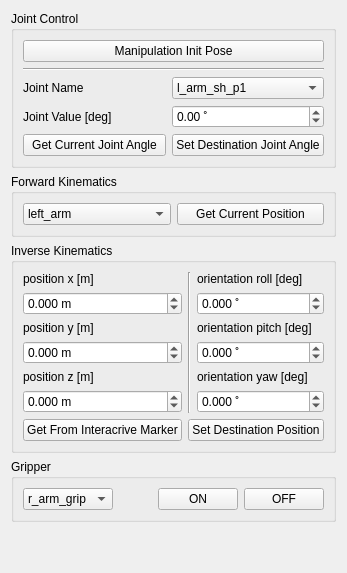
         <widget class="QWidget" name="tab_manipulation_module">
          <property name="enabled">
           <bool>true</bool>
          </property>
          <attribute name="title">
           <string>Manipulation</string>
          </attribute>
          <layout class="QVBoxLayout" name="verticalLayout_4">
           <item>
            <widget class="QGroupBox" name="A_JointControl">
             <property name="enabled">
              <bool>true</bool>
             </property>
             <property name="title">
              <string>Joint Control</string>
             </property>
             <layout class="QGridLayout" name="gridLayout_2">
              <item row="2" column="0">
               <widget class="QLabel" name="label_2">
                <property name="text">
                 <string>Joint Name</string>
                </property>
               </widget>
              </item>
              <item row="2" column="1">
               <widget class="QComboBox" name="joint_combobox">
                <item>
                 <property name="text">
                  <string>l_arm_sh_p1</string>
                 </property>
                </item>
                <item>
                 <property name="text">
                  <string>l_arm_sh_r</string>
                 </property>
                </item>
                <item>
                 <property name="text">
                  <string>l_arm_sh_p2</string>
                 </property>
                </item>
                <item>
                 <property name="text">
                  <string>l_arm_el_y</string>
                 </property>
                </item>
                <item>
                 <property name="text">
                  <string>l_arm_wr_r</string>
                 </property>
                </item>
                <item>
                 <property name="text">
                  <string>l_arm_wr_y</string>
                 </property>
                </item>
                <item>
                 <property name="text">
                  <string>l_arm_wr_p</string>
                 </property>
                </item>
                <item>
                 <property name="text">
                  <string>l_arm_grip</string>
                 </property>
                </item>
                <item>
                 <property name="text">
                  <string>r_arm_sh_p1</string>
                 </property>
                </item>
                <item>
                 <property name="text">
                  <string>r_arm_sh_r</string>
                 </property>
                </item>
                <item>
                 <property name="text">
                  <string>r_arm_sh_p2</string>
                 </property>
                </item>
                <item>
                 <property name="text">
                  <string>r_arm_el_y</string>
                 </property>
                </item>
                <item>
                 <property name="text">
                  <string>r_arm_wr_r</string>
                 </property>
                </item>
                <item>
                 <property name="text">
                  <string>r_arm_wr_y</string>
                 </property>
                </item>
                <item>
                 <property name="text">
                  <string>r_arm_wr_p</string>
                 </property>
                </item>
                <item>
                 <property name="text">
                  <string>r_arm_grip</string>
                 </property>
                </item>
               </widget>
              </item>
              <item row="3" column="0">
               <widget class="QLabel" name="label">
                <property name="text">
                 <string>Joint Value [deg]</string>
                </property>
               </widget>
              </item>
              <item row="4" column="1">
               <widget class="QPushButton" name="desjoint_button">
                <property name="text">
                 <string>Set Destination Joint Angle</string>
                </property>
               </widget>
              </item>
              <item row="3" column="1">
               <widget class="QDoubleSpinBox" name="joint_spinbox">
                <property name="suffix">
                 <string> ˚</string>
                </property>
                <property name="minimum">
                 <double>-180.000000000000000</double>
                </property>
                <property name="maximum">
                 <double>180.000000000000000</double>
                </property>
               </widget>
              </item>
              <item row="0" column="0" colspan="2">
               <widget class="QPushButton" name="inipose_button">
                <property name="text">
                 <string>Manipulation Init Pose</string>
                </property>
               </widget>
              </item>
              <item row="4" column="0">
               <widget class="QPushButton" name="currjoint_button">
                <property name="text">
                 <string>Get Current Joint Angle</string>
                </property>
               </widget>
              </item>
              <item row="1" column="0" colspan="2">
               <widget class="Line" name="line_3">
                <property name="orientation">
                 <enum>Qt::Horizontal</enum>
                </property>
               </widget>
              </item>
             </layout>
            </widget>
           </item>
           <item>
            <widget class="QGroupBox" name="B_ForwardKinematics">
             <property name="enabled">
              <bool>true</bool>
             </property>
             <property name="title">
              <string>Forward Kinematics</string>
             </property>
             <layout class="QHBoxLayout" name="horizontalLayout_2">
              <item>
               <widget class="QComboBox" name="group_combobox">
                <property name="enabled">
                 <bool>true</bool>
                </property>
                <property name="editable">
                 <bool>false</bool>
                </property>
                <property name="frame">
                 <bool>true</bool>
                </property>
                <item>
                 <property name="text">
                  <string>left_arm</string>
                 </property>
                </item>
                <item>
                 <property name="text">
                  <string>right_arm</string>
                 </property>
                </item>
                <item>
                 <property name="text">
                  <string>left_arm_with_torso</string>
                 </property>
                </item>
                <item>
                 <property name="text">
                  <string>right_arm_with_torso</string>
                 </property>
                </item>
               </widget>
              </item>
              <item>
               <widget class="QPushButton" name="currpos_button">
                <property name="text">
                 <string>Get Current Position</string>
                </property>
               </widget>
              </item>
             </layout>
            </widget>
           </item>
           <item>
            <widget class="QGroupBox" name="C_InverseKinematics">
             <property name="enabled">
              <bool>true</bool>
             </property>
             <property name="title">
              <string>Inverse Kinematics</string>
             </property>
             <layout class="QGridLayout" name="gridLayout">
              <item row="4" column="2">
               <widget class="QLabel" name="ori_yaw">
                <property name="text">
                 <string>orientation yaw [deg]</string>
                </property>
               </widget>
              </item>
              <item row="4" column="0">
               <widget class="QLabel" name="pos_z">
                <property name="text">
                 <string>position z [m]</string>
                </property>
               </widget>
              </item>
              <item row="1" column="0">
               <widget class="QDoubleSpinBox" name="pos_x_spinbox">
                <property name="suffix">
                 <string> m</string>
                </property>
                <property name="decimals">
                 <number>3</number>
                </property>
                <property name="minimum">
                 <double>-10.000000000000000</double>
                </property>
                <property name="maximum">
                 <double>10.000000000000000</double>
                </property>
                <property name="singleStep">
                 <double>0.010000000000000</double>
                </property>
               </widget>
              </item>
              <item row="3" column="0">
               <widget class="QDoubleSpinBox" name="pos_y_spinbox">
                <property name="suffix">
                 <string> m</string>
                </property>
                <property name="decimals">
                 <number>3</number>
                </property>
                <property name="minimum">
                 <double>-10.000000000000000</double>
                </property>
                <property name="maximum">
                 <double>10.000000000000000</double>
                </property>
                <property name="singleStep">
                 <double>0.010000000000000</double>
                </property>
               </widget>
              </item>
              <item row="2" column="2">
               <widget class="QLabel" name="ori_pitch">
                <property name="text">
                 <string>orientation pitch [deg]</string>
                </property>
               </widget>
              </item>
              <item row="2" column="0">
               <widget class="QLabel" name="pos_y">
                <property name="text">
                 <string>position y [m]</string>
                </property>
               </widget>
              </item>
              <item row="0" column="0">
               <widget class="QLabel" name="pos_x">
                <property name="text">
                 <string>position x [m]</string>
                </property>
               </widget>
              </item>
              <item row="5" column="2">
               <widget class="QDoubleSpinBox" name="ori_yaw_spinbox">
                <property name="suffix">
                 <string> ˚</string>
                </property>
                <property name="decimals">
                 <number>3</number>
                </property>
                <property name="minimum">
                 <double>-360.000000000000000</double>
                </property>
                <property name="maximum">
                 <double>360.000000000000000</double>
                </property>
               </widget>
              </item>
              <item row="5" column="0">
               <widget class="QDoubleSpinBox" name="pos_z_spinbox">
                <property name="suffix">
                 <string> m</string>
                </property>
                <property name="decimals">
                 <number>3</number>
                </property>
                <property name="minimum">
                 <double>-10.000000000000000</double>
                </property>
                <property name="maximum">
                 <double>10.000000000000000</double>
                </property>
                <property name="singleStep">
                 <double>0.010000000000000</double>
                </property>
               </widget>
              </item>
              <item row="3" column="2">
               <widget class="QDoubleSpinBox" name="ori_pitch_spinbox">
                <property name="suffix">
                 <string> ˚</string>
                </property>
                <property name="decimals">
                 <number>3</number>
                </property>
                <property name="minimum">
                 <double>-360.000000000000000</double>
                </property>
                <property name="maximum">
                 <double>360.000000000000000</double>
                </property>
               </widget>
              </item>
              <item row="0" column="2">
               <widget class="QLabel" name="ori_roll">
                <property name="text">
                 <string>orientation roll [deg]</string>
                </property>
               </widget>
              </item>
              <item row="1" column="2">
               <widget class="QDoubleSpinBox" name="ori_roll_spinbox">
                <property name="suffix">
                 <string> ˚</string>
                </property>
                <property name="decimals">
                 <number>3</number>
                </property>
                <property name="minimum">
                 <double>-360.000000000000000</double>
                </property>
                <property name="maximum">
                 <double>360.000000000000000</double>
                </property>
               </widget>
              </item>
              <item row="0" column="1" rowspan="6">
               <widget class="Line" name="line_2">
                <property name="orientation">
                 <enum>Qt::Vertical</enum>
                </property>
               </widget>
              </item>
              <item row="12" column="1" colspan="2">
               <widget class="QPushButton" name="despos_button">
                <property name="text">
                 <string>Set Destination Position</string>
                </property>
               </widget>
              </item>
              <item row="12" column="0">
               <widget class="QPushButton" name="get_despos_button">
                <property name="text">
                 <string>Get From Interacrive Marker</string>
                </property>
               </widget>
              </item>
             </layout>
            </widget>
           </item>
           <item>
            <widget class="QGroupBox" name="D_Gripper">
             <property name="enabled">
              <bool>true</bool>
             </property>
             <property name="title">
              <string>Gripper</string>
             </property>
             <layout class="QHBoxLayout" name="horizontalLayout_5">
              <item>
               <widget class="QComboBox" name="gripper_comboBox">
                <item>
                 <property name="text">
                  <string>r_arm_grip</string>
                 </property>
                </item>
                <item>
                 <property name="text">
                  <string>l_arm_grip</string>
                 </property>
                </item>
               </widget>
              </item>
              <item>
               <widget class="QLabel" name="label_9">
                <property name="text">
                 <string/>
                </property>
               </widget>
              </item>
              <item>
               <widget class="QPushButton" name="button_grip_on">
                <property name="text">
                 <string>ON</string>
                </property>
               </widget>
              </item>
              <item>
               <widget class="QPushButton" name="button_grip_off">
                <property name="text">
                 <string>OFF</string>
                </property>
               </widget>
              </item>
             </layout>
            </widget>
           </item>
           <item>
            <spacer name="verticalSpacer_6">
             <property name="orientation">
              <enum>Qt::Vertical</enum>
             </property>
             <property name="sizeHint" stdset="0">
              <size>
               <width>20</width>
               <height>40</height>
              </size>
             </property>
            </spacer>
           </item>
          </layout>
         </widget>
